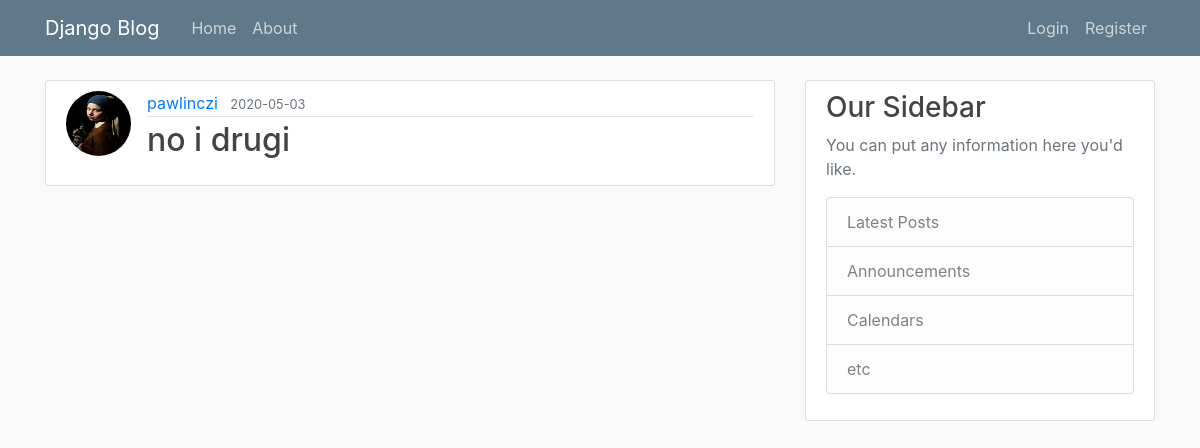
The app's page /post/2/ with its own data.
### new_blog/models.py (models this page shows, shortened)
class Post(models.Model):
    title = models.CharField(max_length=100)
    content = models.TextField()
    date_posted = models.DateTimeField(default=timezone.now)
    author = models.ForeignKey(User, on_delete=models.CASCADE)

### users/models.py (models this page shows, shortened)
class Profile(models.Model):
    user = models.OneToOneField(User, on_delete=models.CASCADE)
    image = models.ImageField(default='default.jpg', upload_to='profile_pics')

### new_blog/views.py (the view)
# urls.py: path('post/<int:pk>/', PostDetailView.as_view(), name='post-detail'),
class PostDetailView(DetailView):
    model = Post

### new_blog/templates/new_blog/post_detail.html
{% extends "new_blog/base.html" %}
{% block content %}
    <article class="media content-section">
        <img class="rounded-circle article-img" src="{{ object.author.profile.image.url }}">
      <div class="media-body">
        <div class="article-metadata">
          <a class="mr-2" href="#">{{ object.author }}</a>
          <small class="text-muted">{{ object.date_posted|date:"Y-m-d" }}</small>
        </div>
        <h2 class="article-title" {{ object.title }}</h2>
        <p class="article-content">{{ object.content }}</p>
      </div>
    </article>
{% endblock content %}

### new_blog/static/new_blog/main.css (style rules this page uses)
body { background: #fafafa; color: #333333; margin-top: 5rem; }
h1, h2, h3, h4, h5, h6 { color: #444444; }
.content-section { background: #ffffff; padding: 10px 20px; border: 1px solid #dddddd; border-radius: 3px; margin-bottom: 20px; }
.article-title { color: #444444; }
.article-content { white-space: pre-line; }
.article-img { height: 65px; width: 65px; margin-right: 16px; }
.article-metadata { padding-bottom: 1px; margin-bottom: 4px; border-bottom: 1px solid #e3e3e3 }

### records on screen
Post: author.profile.image (picture), author "pawlinczi", date_posted "2020-05-03", content "no i drugi"
